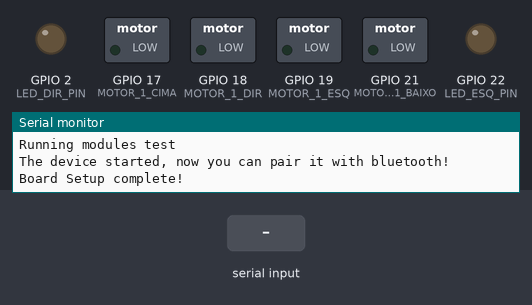
The sketch below on a simulated ESP32. Parts: switched loads named in the sketch (green lamp = pin HIGH), output pins drawn as LEDs (lit = HIGH), the last lines printed to the serial monitor. Inputs (shaded band) come from the test bench. Nothing arrives over Bluetooth unless stated.

Above: at 2.8 s.
2.9 s: "q" received over the second serial link
At 3.9 s:
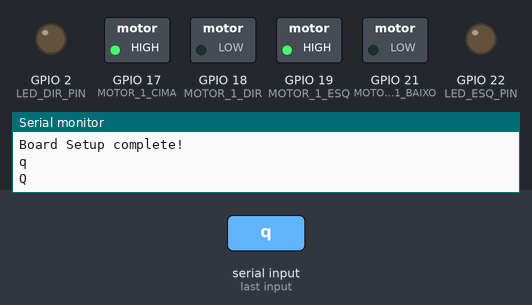
4.5 s: "e" received over the second serial link
At 5.4 s:
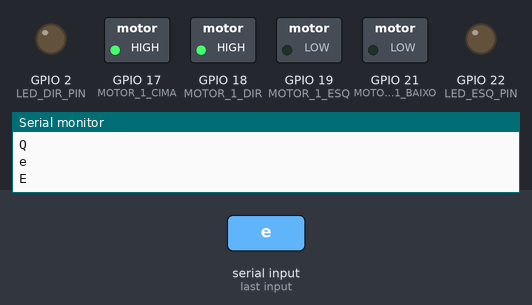
6.5 s: "c" received over the second serial link
At 8.2 s:
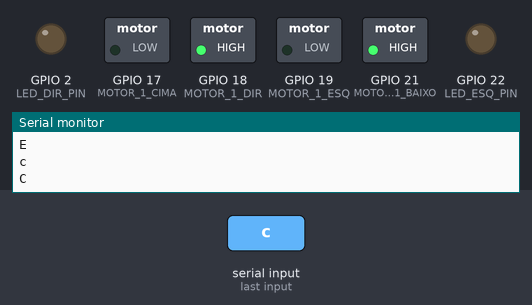
8.5 s: "z" received over the second serial link
At 9.8 s:
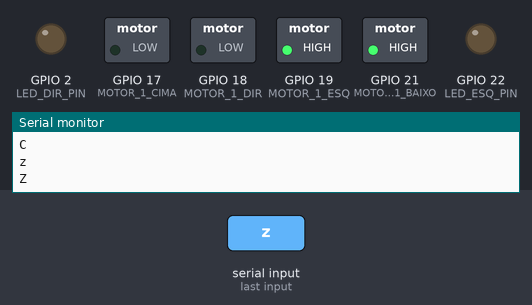
10.5 s: "Q" received over the second serial link
At 11.4 s:
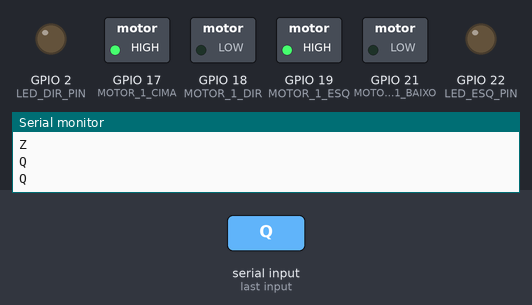
12.5 s: "E" received over the second serial link
At 14.1 s:
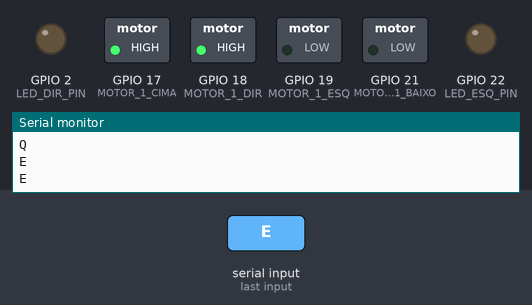
Timing chart, 0 to 15.5 s (numbered marks = the images above; inputs shaded):
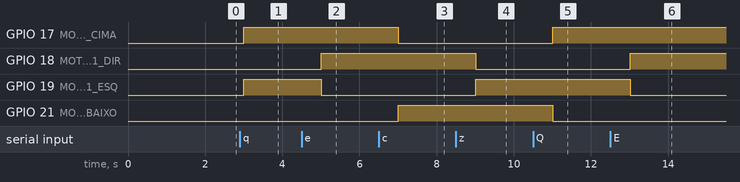

The sketch:

esp32_code.ino
```cpp
//backup from 08/05/2023

#include "BluetoothSerial.h"

#if !defined(CONFIG_BT_ENABLED) || !defined(CONFIG_BLUEDROID_ENABLED)
#error Bluetooth is not enabled! Please run `make menuconfig` to and enable it
#endif

BluetoothSerial SerialBT;

int LED_DIR_PIN = 2; //set pin G2
int LED_ESQ_PIN = 22;//set pin G22
int MOTOR_1_ESQ = 19;
int MOTOR_1_DIR = 18;
int MOTOR_1_CIMA = 17;
int MOTOR_1_BAIXO = 21;

void BT_STATUS(esp_spp_cb_event_t event, esp_spp_cb_param_t *param){
  if (event == ESP_SPP_SRV_OPEN_EVT){
    Serial.println("connected!");
    digitalWrite(LED_ESQ_PIN, HIGH);
    digitalWrite(LED_DIR_PIN, LOW);
  }else{
    digitalWrite(LED_ESQ_PIN, LOW);
    Serial.println("disconnected!");
    for(int tentativa=1; tentativa <= 3 && event != ESP_SPP_SRV_OPEN_EVT; tentativa++){
      digitalWrite(LED_DIR_PIN, HIGH);
      delay(100);
      digitalWrite(LED_DIR_PIN, LOW);
      delay(100);
    }
    digitalWrite(LED_DIR_PIN, HIGH);
  }
}
void setup() {
  // put your setup code here, to run once:
  pinMode(LED_DIR_PIN, OUTPUT);
  pinMode(LED_ESQ_PIN, OUTPUT);

  pinMode(MOTOR_1_ESQ, OUTPUT);
  pinMode(MOTOR_1_DIR, OUTPUT);
  pinMode(MOTOR_1_CIMA, OUTPUT);
  pinMode(MOTOR_1_BAIXO, OUTPUT);

  Serial.begin(115200);
  Serial.println("Board Setup running...");
  SerialBT.begin("RAH_Controller"); //Bluetooth device name
  Serial.println("Running modules test");
  digitalWrite(LED_DIR_PIN, HIGH);
  digitalWrite(LED_DIR_PIN, LOW);
  digitalWrite(LED_ESQ_PIN, HIGH);
  digitalWrite(LED_ESQ_PIN, LOW);
  Serial.println("The device started, now you can pair it with bluetooth!");
  SerialBT.register_callback (BT_STATUS);
  Serial.println("Board Setup complete!");
}

void loop() {
  // put your main code here, to run repeatedly:
  if (Serial.available()) {
    SerialBT.write(Serial.read());
  }
  if (SerialBT.available()) {
    char comando = SerialBT.read();
    Serial.println(comando);
    if (comando == 'q' || comando == 'Q'){
      digitalWrite(MOTOR_1_ESQ, HIGH);
      digitalWrite(MOTOR_1_DIR, LOW);
      digitalWrite(MOTOR_1_CIMA, HIGH);
      digitalWrite(MOTOR_1_BAIXO, LOW);
      Serial.println("Q");
      delay(1);
    }else if(comando == 'e' || comando == 'E'){
      digitalWrite(MOTOR_1_DIR, HIGH);
      digitalWrite(MOTOR_1_ESQ, LOW);
      digitalWrite(MOTOR_1_CIMA, HIGH);
      digitalWrite(MOTOR_1_BAIXO, LOW);
      Serial.println("E");
      delay(1);
    }else if(comando == 'c' || comando == 'C'){
      digitalWrite(MOTOR_1_DIR, HIGH);
      digitalWrite(MOTOR_1_ESQ, LOW);
      digitalWrite(MOTOR_1_BAIXO, HIGH);
      digitalWrite(MOTOR_1_CIMA, LOW);
      Serial.println("C");
      delay(1);
    }else if(comando == 'z' || comando == 'Z'){
      digitalWrite(MOTOR_1_ESQ, HIGH);
      digitalWrite(MOTOR_1_DIR, LOW);
      digitalWrite(MOTOR_1_BAIXO, HIGH);
      digitalWrite(MOTOR_1_CIMA, LOW);
      Serial.println("Z");
      delay(1);
    }
  }
  delay(1000);
}
```

Measured:
- after the input at 2.9 s, GPIO 17 (MOTOR_1_CIMA), GPIO 19 (MOTOR_1_ESQ): LOW → HIGH after 0.11 s
- after the input at 4.5 s, GPIO 18 (MOTOR_1_DIR): LOW → HIGH after 0.51 s; GPIO 19 (MOTOR_1_ESQ): HIGH → LOW after 0.51 s
- after the input at 6.5 s, GPIO 17 (MOTOR_1_CIMA): HIGH → LOW after 0.51 s; GPIO 21 (MOTOR_1_BAIXO): LOW → HIGH after 0.51 s
- after the input at 8.5 s, GPIO 18 (MOTOR_1_DIR): HIGH → LOW after 0.51 s; GPIO 19 (MOTOR_1_ESQ): LOW → HIGH after 0.51 s
- after the input at 10.5 s, GPIO 17 (MOTOR_1_CIMA): LOW → HIGH after 0.51 s; GPIO 21 (MOTOR_1_BAIXO): HIGH → LOW after 0.51 s
- after the input at 12.5 s, GPIO 18 (MOTOR_1_DIR): LOW → HIGH after 0.51 s; GPIO 19 (MOTOR_1_ESQ): HIGH → LOW after 0.51 s
